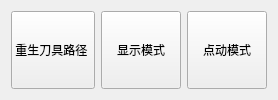
           <widget class="QWidget" name="widget_8" native="true">
            <property name="minimumSize">
             <size>
              <width>0</width>
              <height>0</height>
             </size>
            </property>
            <layout class="QHBoxLayout" name="horizontalLayout_11">
             <item>
              <widget class="QPushButton" name="pushButton_15">
               <property name="sizePolicy">
                <sizepolicy hsizetype="Preferred" vsizetype="Preferred">
                 <horstretch>0</horstretch>
                 <verstretch>0</verstretch>
                </sizepolicy>
               </property>
               <property name="text">
                <string>重生刀具路径 </string>
               </property>
              </widget>
             </item>
             <item>
              <widget class="QPushButton" name="pushButton_16">
               <property name="sizePolicy">
                <sizepolicy hsizetype="Preferred" vsizetype="Preferred">
                 <horstretch>0</horstretch>
                 <verstretch>0</verstretch>
                </sizepolicy>
               </property>
               <property name="text">
                <string>显示模式</string>
               </property>
              </widget>
             </item>
             <item>
              <widget class="QPushButton" name="pushButton_17">
               <property name="sizePolicy">
                <sizepolicy hsizetype="Preferred" vsizetype="Preferred">
                 <horstretch>0</horstretch>
                 <verstretch>0</verstretch>
                </sizepolicy>
               </property>
               <property name="text">
                <string>点动模式</string>
               </property>
              </widget>
             </item>
            </layout>
           </widget>
